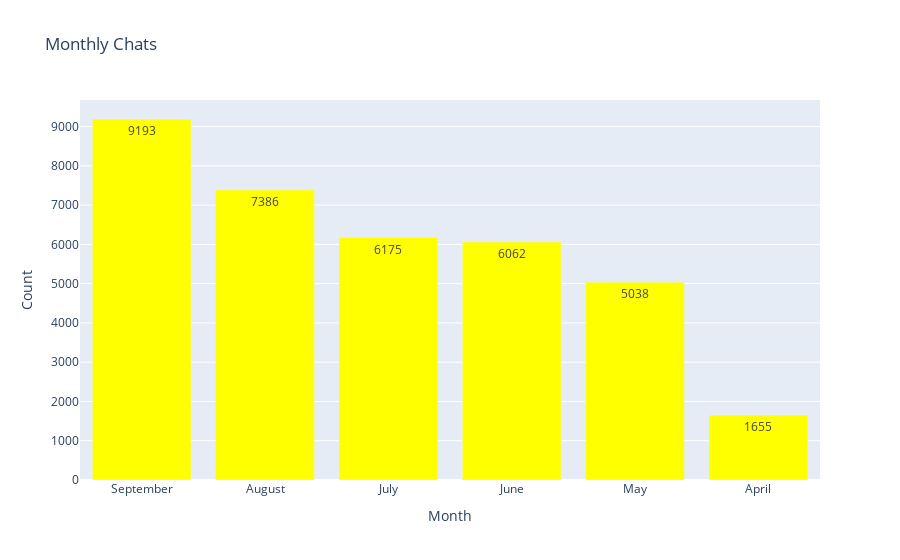

The notebook cell saved with this chart:
### Code cell
months_data = lambda n: pandas.DataFrame(frame['Month'].value_counts()).reset_index().iloc[:n, :]
figure2 = graph.Figure(data = graph.Bar(y = months_data(10)['count'], x = months_data(10)['Month'], text = months_data(10)['count'], textposition = 'auto',
                                        marker_color = ['yellow'] * 10))
figure2.update_layout(title = 'Monthly Chats',
                   xaxis_title = 'Month',
                   yaxis_title = 'Count',)
figure2.show()

### Figure 1 — Plotly figure (JSON) as saved in the notebook; plotly's stock layout.template omitted (floating-point values rounded to 4 significant figures)
{"data": [{"marker": {"color": ["yellow", "yellow", "yellow", "yellow", "yellow", "yellow", "yellow", "yellow", "yellow", "yellow"]}, "text": [9193, 7386, 6175, 6062, 5038, 1655], "textposition": "auto", "type": "bar", "x": ["September", "August", "July", "June", "May", "April"], "y": [9193, 7386, 6175, 6062, 5038, 1655]}], "layout": {"title": {"text": "Monthly Chats"}, "xaxis": {"title": {"text": "Month"}}, "yaxis": {"title": {"text": "Count"}}}}
